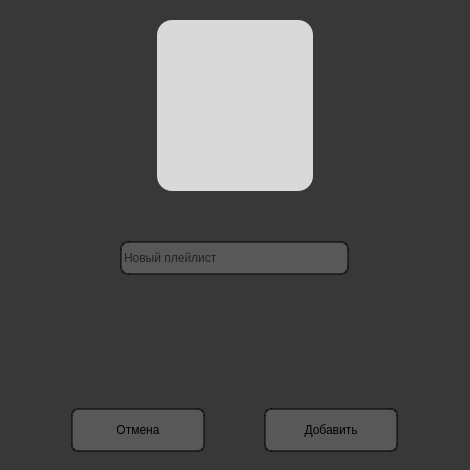
<?xml version="1.0" encoding="UTF-8"?>
<ui version="4.0">
 <class>MainWindow</class>
 <widget class="QWidget" name="MainWindow">
  <property name="geometry">
   <rect>
    <x>0</x>
    <y>0</y>
    <width>470</width>
    <height>470</height>
   </rect>
  </property>
  <property name="minimumSize">
   <size>
    <width>470</width>
    <height>470</height>
   </size>
  </property>
  <property name="maximumSize">
   <size>
    <width>470</width>
    <height>470</height>
   </size>
  </property>
  <property name="windowTitle">
   <string>Form</string>
  </property>
  <property name="styleSheet">
   <string notr="true">QWidget#MainWindow {
	background-color: rgba(56, 56, 56, 1);
	min-width: 470px;
	max-width: 470px;
	min-height: 470px;
	max-height: 470px;
}

QPushButton#foto_btn {
	background-color: rgba(217, 217, 217, 1);
	border-image: url(icons/playlist_test.jpg);
	border-radius: 15px;
	min-width: 156px;
	max-width: 156px;
	min-height: 171px;
	max-height: 171px;
}

QLineEdit#name {
	background-color: rgba(217, 217, 217, 0.2);
	color: rgba(0, 0, 0, 0.62);
	border-radius: 8px;
	border: 2px solid rgba(0, 0, 0, 0.5);
	min-width: 225px;
	max-width: 225px;
	min-height: 30px;
	max-height: 30px;
}

QPushButton#cancel_btn, QPushButton#add_btn {
	background-color: rgba(217, 217, 217, 0.2);
	border: 2px solid rgba(0, 0, 0, 0.5);
	border-radius: 7px;
	min-width: 130px;
	max-width: 130px;
	min-height: 40px;
	max-height: 40px;
}</string>
  </property>
  <layout class="QVBoxLayout" name="verticalLayout">
   <property name="spacing">
    <number>0</number>
   </property>
   <property name="leftMargin">
    <number>0</number>
   </property>
   <property name="topMargin">
    <number>0</number>
   </property>
   <property name="rightMargin">
    <number>0</number>
   </property>
   <property name="bottomMargin">
    <number>0</number>
   </property>
   <item>
    <widget class="QWidget" name="foto_widget" native="true">
     <layout class="QHBoxLayout" name="horizontalLayout_2">
      <property name="leftMargin">
       <number>0</number>
      </property>
      <property name="topMargin">
       <number>20</number>
      </property>
      <property name="rightMargin">
       <number>0</number>
      </property>
      <property name="bottomMargin">
       <number>50</number>
      </property>
      <item>
       <widget class="QPushButton" name="foto_btn">
        <property name="text">
         <string/>
        </property>
       </widget>
      </item>
     </layout>
    </widget>
   </item>
   <item>
    <widget class="QWidget" name="name_widget" native="true">
     <layout class="QHBoxLayout" name="horizontalLayout_3">
      <property name="spacing">
       <number>0</number>
      </property>
      <property name="leftMargin">
       <number>0</number>
      </property>
      <property name="topMargin">
       <number>0</number>
      </property>
      <property name="rightMargin">
       <number>0</number>
      </property>
      <property name="bottomMargin">
       <number>0</number>
      </property>
      <item>
       <widget class="QLineEdit" name="name">
        <property name="minimumSize">
         <size>
          <width>229</width>
          <height>34</height>
         </size>
        </property>
        <property name="maximumSize">
         <size>
          <width>229</width>
          <height>34</height>
         </size>
        </property>
        <property name="text">
         <string>Новый плейлист</string>
        </property>
       </widget>
      </item>
     </layout>
    </widget>
   </item>
   <item>
    <widget class="QWidget" name="btn_spacer_widget" native="true">
     <layout class="QVBoxLayout" name="verticalLayout_2">
      <item>
       <spacer name="verticalSpacer">
        <property name="orientation">
         <enum>Qt::Vertical</enum>
        </property>
        <property name="sizeHint" stdset="0">
         <size>
          <width>20</width>
          <height>106</height>
         </size>
        </property>
       </spacer>
      </item>
      <item>
       <widget class="QWidget" name="btn_widget" native="true">
        <layout class="QHBoxLayout" name="horizontalLayout_5">
         <item>
          <widget class="QPushButton" name="cancel_btn">
           <property name="text">
            <string>Отмена</string>
           </property>
          </widget>
         </item>
         <item>
          <widget class="QPushButton" name="add_btn">
           <property name="text">
            <string>Добавить</string>
           </property>
          </widget>
         </item>
        </layout>
       </widget>
      </item>
     </layout>
    </widget>
   </item>
  </layout>
 </widget>
 <resources/>
 <connections/>
</ui>
